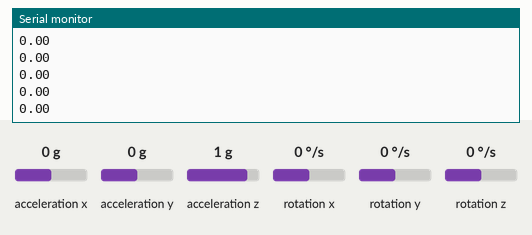
This sketch was run on a simulated Arduino Uno, built with avr-gcc and run on an emulated ATmega328P. Shown: the last lines printed to the serial monitor. The inputs (shaded band) are chosen by the test bench; at power-on: acceleration x 0 g, acceleration y 0 g, acceleration z 1 g, rotation x 0 °/s, rotation y 0 °/s, rotation z 0 °/s.

Above: at 11.4 s.
11.5 s: acceleration x set to -1.4 g
At 12.3 s:
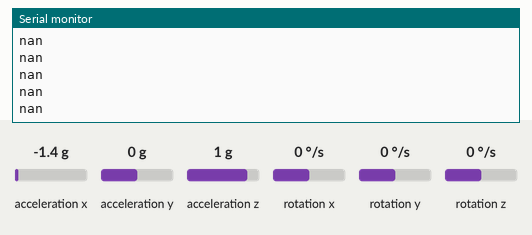
13.4 s: acceleration x set to -0.8 g
At 14.3 s:
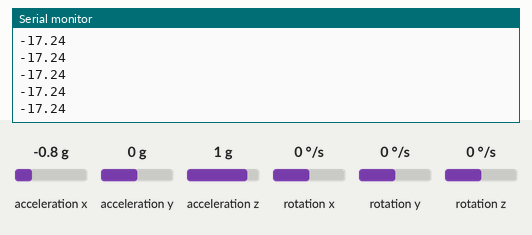
Timing chart, 0 to 16.4 s (numbered marks = the images above; inputs shaded):
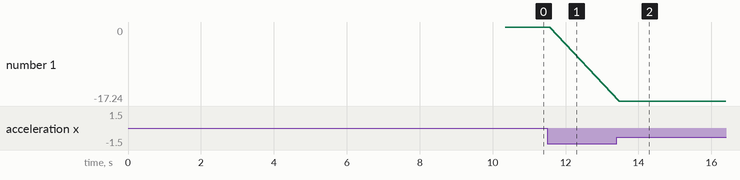

Measured:
- after the input at 11.5 s, the serial monitor: prints a new line after 0.07 s (image 1)
- after the input at 13.4 s, the serial monitor: prints a new line after 0.07 s (image 2)
- plotted number 1: 0 → -17 after the input at 13.4 s

The sketch:

accel.ino
```cpp
# include <MPU6050.h>
# include <Wire.h>
# define conval 1638.4 // constant to convert raw acc data into m/s^2


int16_t ax, ay, az,gx,gy,gz;//collect raw values acc as global
int td = 0;
unsigned long ptd = millis(); //previous /initial td
float sx,sy,sz; // declare 3d distances as global variables
float fine_acx, fine_acy, fine_acz;// make processed acc global

int accelmin[3], accelmax[3],gyromin[3],gyromax[3]; // hold minimum and max noise vaues
float real_acx, real_acy, real_acz, real_gyroX, real_gyroY, real_gyroZ; // final processed and stable acc values
float travel; // distance covered in dicrete time

MPU6050 mpu; // mpu object
void setup() {
  // put your setup code here, to run once:
Serial.begin(9600);
mpu.initialize(); Serial.print("initializing MPU...");

if (mpu.testConnection() == true) {
	Serial.print("Device is ready");
	delay(10);
	callibrate_acc(50); //noise callibrate accelerometers
  callibrate_gyro(50); //noise callibrate gyros
   Serial.println("Accel: Threshold");
   Serial.print("Xmin: ");Serial.print(accelmin[0]);Serial.print("  Ymin: ");Serial.print(accelmin[1]);Serial.print("  Zmin: ");Serial.println(accelmin[2]);
   Serial.print("Xmax: ");Serial.print(accelmax[0]);Serial.print("  Ymax: ");Serial.print(accelmax[1]);Serial.print("Zmax: ");Serial.println(accelmax[2]);
   Serial.println("Gyro: Threshold");
   Serial.print("Xmin: ");Serial.print(gyromin[0]);Serial.print("  Ymin: ");Serial.print(gyromin[1]);Serial.print("  Zmin: ");Serial.println(gyromin[2]);
   Serial.print("Xmax: ");Serial.print(gyromax[0]);Serial.print("  Ymax: ");Serial.print(gyromax[1]);Serial.print("  Zmax: ");Serial.println(gyromax[2]);
  }

else { Serial.print("PLease check MPU, connection FAiLED");
delay(3000);
}
}


	//delay(1000);
void loop() {
	//Serial.println("~~~~~~~~~~~~~~~~~~~~~~~~loop~~~~~~~~~~~~~~~~~~~~~~~~~~~~~~~~~~~~~");

  // put your main code here, to run repeatedly:
	mpu.getAcceleration(&ax, &ay, &az); //  retrieve acceleration as global variables
    mpu.getRotation(&gx,&gy,&gz); // rtrieve angular acceleration as global variables
    gyroFilter(); // fitlter gyros
	accFilter(); //filter accelerometers
	//float a = dist(1,20); // get x acc at 20 milliseconds interval
	//Serial.print(real_gyroX); Serial.print("  "); Serial.print(real_gyroY); Serial.print(" "); Serial.println(real_gyroZ);
//Serial.print(real_acx); Serial.print("  "); Serial.print(real_acy); Serial.print(" "); Serial.println(real_acz);
	/*/
	double a = getOrien(real_acx);
	double b = getOrien(real_acy);
	double c = getOrien(real_acz);
	Serial.print(a); Serial.print("  "); Serial.print(b); Serial.print(" "); Serial.println(c);*/
	float a = linear_acc(real_acx);
	Serial.println(a);
}

float acc_process(float acc) {
	// convert raw acc into appropriate units m/s^2

	float acceleration = acc / conval;
	return acceleration;

}
float dist(int accd,float dtime) {

	acc_collect(dtime);
	accFilter(); // filter noise out of acc and make readings more stable

	switch (accd) { //use filterd values to compute
	case 1://x
		travel = travel + (real_acx * pow(dtime/3, 2) + 0.5*real_acx*pow(dtime/3, 2));
		break;
	case 2://y
		travel = travel + (real_acy * pow(dtime/3, 2) + 0.5*real_acy*pow(dtime/3, 2));
		break;
	case 3://z
		travel = travel + (real_acz * pow(dtime/3, 2) + 0.5*real_acz*pow(dtime/3, 2));
		break;
	}
		return travel;

}

bool acc_collect(int discrete_interval) {
	//function to collect discrete acceleration values at specific disctrete intervals in milliseconds
	unsigned long ctd = millis(); //previous /initial td

	if (ctd - ptd >= discrete_interval) {
		//then collect acceleration data
		fine_acx = acc_process(ax); // appropriately procesed acc
		fine_acy = acc_process(ay);
		fine_acz = acc_process(az);
		ptd = ctd;
		return true; // when value is collected
	}
	else { return false; }

}
int acc_collect_on_delay(int discrete_interval) {
	//function to collect discrete acceleration values at specific disctrete intervals in milliseconds

	delayMicroseconds(discrete_interval);
		//then collect acceleration data
		fine_acx = acc_process(ax); // appropriately procesed acc
		fine_acy = acc_process(ay);
		fine_acz = acc_process(az);

		return true; // when value is collected
}
void callibrate_acc(int spd){
# define dataSize 100
 //float noise_gyro [3][dataSize];
 //float noise_accel [3][dataSize];

 // accelerometer noise collection
  float noise_Acx[dataSize];
  float noise_Acy[dataSize];
  float noise_Acz[dataSize];

  float acxmax = noise_Acx[0], acymax = noise_Acy[0], aczmax = noise_Acz[0], acxmin = noise_Acx[0], acymin = noise_Acy[0], aczmin = noise_Acz[0];

  for (int i = 0; i < dataSize; i = i + 1) {

    noise_Acx[i] = acc_process(mpu.getAccelerationX());
    noise_Acy[i] = acc_process(mpu.getAccelerationY());
    noise_Acz[i] = acc_process(mpu.getAccelerationZ());


    delay(spd);// callibration speed


    if (i == dataSize - 1) {
		Serial.println("ACCELEROMETERS CALIBRATION SUCCESSFUL");
      continue;
    }
    else if (i < dataSize) {
      Serial.println("Callibrating-> Accelerometers");
    }
    // for finding minimum values --algorithm: - if im greater than you, make me you else make me me (dont change me)
    //'' '''''''''maximum'''''''''''''''''' -      if im less '''''''''''''''''''''''''''''''''''''''''''''''''''''''


    // itereation to find accelerometer max noise values
    if (acxmax < noise_Acx[i]) {
      acxmax = noise_Acx[i];
    }
    else { acxmax = acxmax; }

    if (acymax < noise_Acy[i]) {
      acymax = noise_Acy[i];
    }
    else { acymax = acymax; }

    if (aczmax < noise_Acz[i]) {
      aczmax = noise_Acz[i];
    }
    else { aczmax = aczmax; }

    // min noise values for accelerometer
    if (acxmin > noise_Acx[i]) {
      acxmin= noise_Acx[i];
    }
    else { acxmin = acxmin; }

    if (acymin > noise_Acy[i]) {
      acymin = noise_Acy[i];
    }
    else { acymin = acymin; }

    if (aczmin < noise_Acz[i]) {
      aczmin = noise_Acz[i];
    }
    else { aczmin = aczmin; }
  }
  // put maximum and minimum noise values into callibrated arrays


  accelmax[0] = acxmax; accelmax[1] = acymax; accelmax[2] = aczmax;
  accelmin[0] = acxmin; accelmin[1] = acymin; accelmin[2] = aczmin;

   }


void callibrate_gyro(int spd){
# define dataSize 100
 //float noise_gyro [3][dataSize];
 //float noise_accel [3][dataSize];


  //gyrocope noise collection
  float noise_Gyx[dataSize];
  float noise_Gyy[dataSize];
  float noise_Gyz[dataSize];

  float gyxmax = noise_Gyx[0], gyymax = noise_Gyy[0], gyzmax = noise_Gyz[0], gyxmin = noise_Gyx[0], gyymin = noise_Gyy[0], gyzmin = noise_Gyz[0];

  for (int i = 0; i < dataSize; i = i + 1) {


    noise_Gyx[i] = acc_process(mpu.getRotationX());
    noise_Gyy[i] = acc_process(mpu.getRotationY());
    noise_Gyz[i] = acc_process(mpu.getRotationZ());

    delay(spd);// callibration speed


    if (i == dataSize - 1) {
		Serial.println("  GYRO CALIBRATION SUCCESSFUL ");
      continue;
    }
    else if (i < dataSize) {
      Serial.println("Callibrating-> Gyroscopes");
    }
    // for finding minimum values --algorithm: - if im greater than you, make me you else make me me (dont change me)
    //'' '''''''''maximum'''''''''''''''''' -      if im less '''''''''''''''''''''''''''''''''''''''''''''''''''''''

    // iteration to find gyroscope max noise value
    if (gyxmax < noise_Gyx[i]) {
      gyxmax = noise_Gyx[i];
     }
    else { gyxmax = gyxmax; }

    if (gyymax < noise_Gyy[i]) {
      gyymax = noise_Gyy[i];
    }
    else { gyymax = gyymax; }

    if (gyzmax < noise_Gyz[i]) {
      gyzmax = noise_Gyz[i];
    }
    else { gyzmax = gyzmax; }

    //min gyro noise value
    if (gyxmin > noise_Gyx[i]) {
      gyxmin = noise_Gyx[i];
    }
    else { gyxmin = gyxmin; }

    if (gyymin > noise_Gyx[i]) {
      gyymin = noise_Gyx[i];
    }
    else { gyymin = gyymin; }

    if (gyzmin < noise_Gyx[i]) {
      gyzmin = noise_Gyx[i];
    }
    else { gyzmin = gyzmin; }

  }

  // put maximum and minimum noise values into callibrated arrays

  gyromax[0] = gyxmax; gyromax[1] = gyymax; gyromax[2] = gyzmax;
  gyromin[0] = gyxmin; gyromin[1] = gyymin; gyromin[2] = gyzmin;

   }

void gyroFilter(){
// GYROSCOPE FILTER
    //realtime filtering of gyros for more stable gyros
    float gyro_X = gx;
    float gyro_Y = gy;
    float gyro_Z = gz;

  if (gyro_X < gyromax[0] && gyro_X > gyromin[0]) { // if x  axis gyro rotation is within noise range
    real_gyroX = 0;
  }
  else { real_gyroX = gyro_X; }


  if (gyro_Y < gyromax[1] && gyro_Y > gyromin[1]) { // if axis gyro rotation is within noise range
    real_gyroY = 0;
  }
  else { real_gyroY = gyro_Y; }


  if (gyro_Z < gyromax[2] && gyro_Z > gyromin[2]) { // if z axis gyro rotation is within noise range
    real_gyroZ = 0;
  }
  else { real_gyroZ = gyro_Z; }

}


void accFilter() { // filters mpu data by prcessing net values
    // passing processed but unfiltered acc to function for noise filtration
  float accel_X = acc_process(ax);
  float accel_Y = acc_process(ay);
  float accel_Z = acc_process(az) ;


  // ACCELERATION FILTER

  if (accel_X > accelmin[0] && accel_X < accelmax[0]) { // if x  axis accel is within noise range
    real_acx = 0;
  }
  else { real_acx = accel_X; }


  if (accel_Y < accelmax[1] && accel_Y > accelmin[1]) { // if axis accel is within noise range
    real_acy = 0;
  }
  else { real_acy = accel_Y; }


  if (accel_Z < accelmax[2] && accel_Z > accelmin[2]) { // if z axis accel is within noise range
    real_acz = 0;
  }
  else { real_acz = abs(9.81 - accel_Z); } // particularly for z to account for gravity
}


float linear_acc(float acc){
//distintly separates rotational acceleration from linear acceleration
	float g = 9.81;
	float a_mpu = acc;
	float a_tilt, a_lin;
	double theta = getOrien(acc);
	a_tilt = g * sin(theta);
	a_lin = a_mpu - a_tilt;
	return a_lin;

}

float getOrien(double acc){
	// get orientation in degrees
	double g = 9.81; //m/s^2
	double theta = asin(acc / g);
 theta = (theta/PI)*180;
	return theta;

}
```
